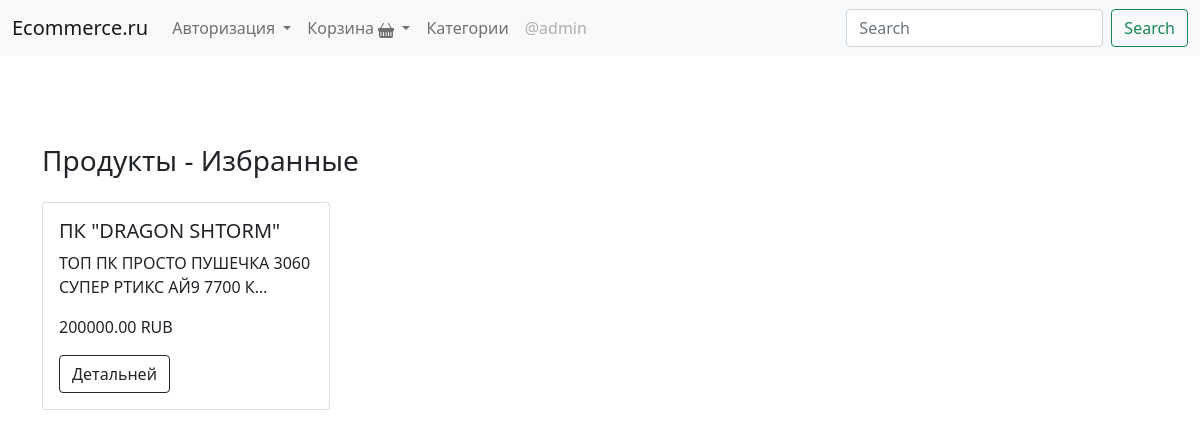
The page /favorites/ (signed in) on the database its author committed.
### main/models.py (models this page shows, shortened)
class Product(models.Model):
	title = models.CharField(max_length=150, verbose_name='Название продукта')
	poster = models.ImageField(upload_to='product_posters/', verbose_name='Постер продукта', blank=True, null=True)
	price = models.DecimalField(max_digits=10, decimal_places=2, verbose_name='Цена товара')
	discount_price = models.DecimalField(max_digits=10, decimal_places=2, verbose_name='Начальная цена товара')
	category = models.ForeignKey(ForProductCategory, on_delete=models.CASCADE, verbose_name='Категория товара')
	product_type_label = models.CharField(max_length=1, choices=TYPE_PRODUCT_LABELS, verbose_name='Тип редкости')
	slug = models.SlugField(max_length=150, verbose_name='URL для продукта')
	description = models.TextField("Описание товара")
	image_content = models.ManyToManyField(ImageProductContent, blank=True, verbose_name='Фотки продукта')
	product_qt = models.PositiveSmallIntegerField(default=1, verbose_name='Кол-во товара в наличии')
	class Meta:
		verbose_name = 'Продукт'
		verbose_name_plural = 'Продукты'
		ordering = ['-pk']

### main/views.py (the view)
# urls.py: path('favorites/', FavoritesPage.as_view(), name='fav'),
class FavoritesPage(LoginRequiredMixin, View):
	def get(self, request, *args, **kwargs):
		user_fav = Favorite.objects.filter(user=request.user).first()
		context = {
			'user_fav': user_fav
		}
		return render(request, 'favorites.html', context)

### templates/favorites.html (shortened to what this page needs)
{% extends 'base.html' %}
{% block content %}
	<h3>Продукты - Избранные</h3>
	{% for product in user_fav.fav_products.all %}
	<div class="card mt-3 mb-3" style="width: 18rem; display: inline-block;">
  <div class="card-body">
    <h5 class="card-title">{{product.title}}</h5>
    <p class="card-text">{{product.description|truncatechars:50}}</p>
    <p>{{product.price}} RUB</p>
    <a href="{% url 'product' product.pk %}" class="btn btn-outline-dark">Детальней</a>
  </div>
</div>
{% empty %}
У вас еще нет избранных продуктов
	{% endfor %}
{% endblock content %}

### templates/base.html (shortened to what this page needs)
<!doctype html>
<html lang="en">
  <head>
    <link href="https://cdn.jsdelivr.net/npm/bootstrap@5.1.3/dist/css/bootstrap.min.css" rel="stylesheet">
  </head>
  <body>
    <nav class="navbar navbar-expand-lg navbar-light bg-light">
  <div class="container-fluid">
    <a class="navbar-brand" href="{% url 'index' %}">Ecommerce.ru</a>
    <div class="collapse navbar-collapse" id="navbarSupportedContent">
      <ul class="navbar-nav me-auto mb-2 mb-lg-0">
        <li class="nav-item dropdown">
          <a class="nav-link dropdown-toggle" href="#" id="navbarDropdown" role="button" data-bs-toggle="dropdown" aria-expanded="false">
            Авторизация
          </a>
        </li>
        {% if user.is_authenticated %}
        <li class="nav-item dropdown">
          <a class="nav-link dropdown-toggle" href="#" id="navbarDropdown" role="button" data-bs-toggle="dropdown" aria-expanded="false">
            Корзина
          </a>
        </li>
        <li class="nav-item">
          <a class="nav-link" href="{% url 'category_list' %}">Категории</a>
        </li>
        <li class="nav-item">
          <a class="nav-link disabled">@{{user.username}}</a>
        </li>
        {% endif %}
      </ul>
      <form class="d-flex">
        <input class="form-control me-2" type="search" placeholder="Search" aria-label="Search">
        <button class="btn btn-outline-success" type="submit">Search</button>
      </form>
    </div>
  </div>
</nav>
     <div class="mt-5 pt-4">
    </div>
    <div class="container mt-3">
      {% block content %}{% endblock content %}
    </div>
  </body>
</html>

### rows shown on the page
Product: title "ПК \"DRAGON SHTORM\"", description "ТОП ПК ПРОСТО ПУШЕЧКА 3060 СУПЕР РТИКС АЙ9 7700 К…", price "200000.00"

### other values the page prints
{{ user.username }} "admin"
